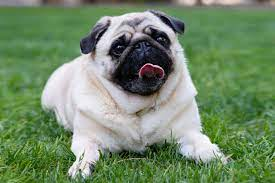
#> input picture dataset/dog/dog.0.jpeg, 275 x 183 px, found by its file name
$ python extract_data_1.py
#> lines starting #> are read from the running program, lines starting #| are printed output that depends on the picture
#^^^^^^^^^^^^^^^^^^^^^^^^^^^^^^^^^^^^^IMPORTS^^^^^^^^^^^^^^^^^^^^^^^^^^^^^^^^^^^^^^^^^^^

#numpy is for array operations
import numpy as np

#opencv is a library of Python bindings designed to solve computer vision problems (aka images)
#cv2 is for converting images into arrays
import cv2

#os is to specify the location of images
import os

import random

#matplotlib.pyplot is a collection of functions that make matplotlib work like MATLAB
import matplotlib.pyplot as plt

#pickle is to save data
import pickle

#^^^^^^^^^^^^^^^^^^^^^^^^^^^^^^^^^^^^^DIRECTORY^^^^^^^^^^^^^^^^^^^^^^^^^^^^^^^^^^^^^^^^^^^

# the r before a string tells python to treat it as a raw string so that the backslashes are not escape characters
Directory = r'C:\Users\asus\Desktop\project\dataset'

#^^^^^^^^^^^^^^^^^^^^^^^^^^^^^^^^^^^^^Classifiers^^^^^^^^^^^^^^^^^^^^^^^^^^^^^^^^^^^^^^^^^^^

#the classifiers are Cat/0, Dog/1
CLASSIFIERS = ['dog', 'cat']

#^^^^^^^^^^^^^^^^^^^^^^^^^^^^^^^^^^^^^EXAMPLE SET^^^^^^^^^^^^^^^^^^^^^^^^^^^^^^^^^^^^^^^^^^^

#extract the examples from the directory and turn them into arrays

#we need all the images to be of a unified size
img_size = 100 #less pixels mean a more blurred image and more pixels mean a longer computation time

data_set = []

#for each classifier (cat/dog)
for c in CLASSIFIERS:
    cur_classifier_directory = os.path.join(Directory, c)
    classifier = CLASSIFIERS.index(c)
    #for each example image for that specific classifier:
    for img in os.listdir(cur_classifier_directory):
        #os.listdir(path) goes through all directories in path, aka all the images in a folder
        img_directory = os.path.join(cur_classifier_directory, img)
        img_arr1 = cv2.imread(img_directory) #convert image to array
#> img_arr1 is the input picture: shape (183, 275, 3); mean B, G, R 105.6, 138.7, 114.8
        #resize the image array:
        img_arr = cv2.resize(img_arr1, (img_size, img_size))
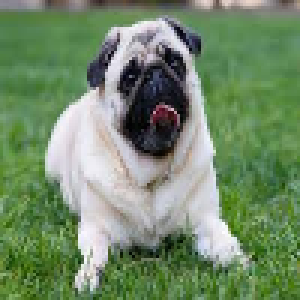
#> img_arr: shape (100, 100, 3) (shown 3 times larger); mean B, G, R 105.5, 138.6, 114.7
        data_set.append([img_arr, classifier])
#> pass 2 of the loop `for c in CLASSIFIERS:`:
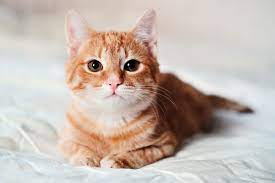
#> input picture dataset/cat/cat.0.jpeg, 275 x 183 px, found by its file name
#> img_arr1 is the input picture: shape (183, 275, 3); mean B, G, R 178, 185.6, 198.9
#> `img_arr = cv2.resize(img_arr1, (img_size, img_size))`:
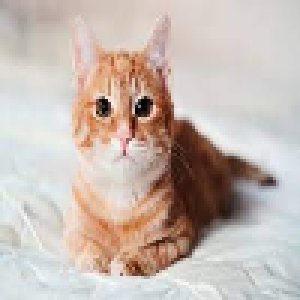
#> img_arr: shape (100, 100, 3) (shown 3 times larger); mean B, G, R 177.9, 185.5, 198.8


#we need to shuffle the data because now we have all the cats first and dogs second
#the probability of finding an image's match to be a cat is higher than it is a dog's
#so shuffeling the data gives a more unified probability

random.shuffle(data_set)
random.shuffle(data_set)
random.shuffle(data_set)


#put all the image arrays together and all their classifiers togrther (in order of the images)
imgs = []
cls = [] #short for classifers

for m, c in data_set:
    imgs.append(m)
    cls.append(c)
#> this loop made 2 passes
#> c on passes 1 to 2: 1, 0
#> after the loop, cls = [1, 0]; imgs = 2 items

#convert lists into arrays:
imgs_arr = np.array(imgs)
cls_arr = np.array(cls)
#> cls_arr = [1, 0]

#save the data above to the computer using pickle
#pickle.dump(obj, file) - to save data as a pickle variable
#open(filename, wb) means open a file with the name filename and wb means write in binary

pickle.dump(imgs_arr, open('Imgs_Arr.pkl', 'wb'))
pickle.dump(cls_arr, open('Cls_Arr.pkl', 'wb'))


#******************************************************************************************
# the following is unnecessary but im scared to delete it
#do the same for the test folder:
TestDirectory = r'C:\Users\asus\Desktop\project\test'
test_imgs = []

#> (the run stopped early here; a loop or call above may not have finished)
